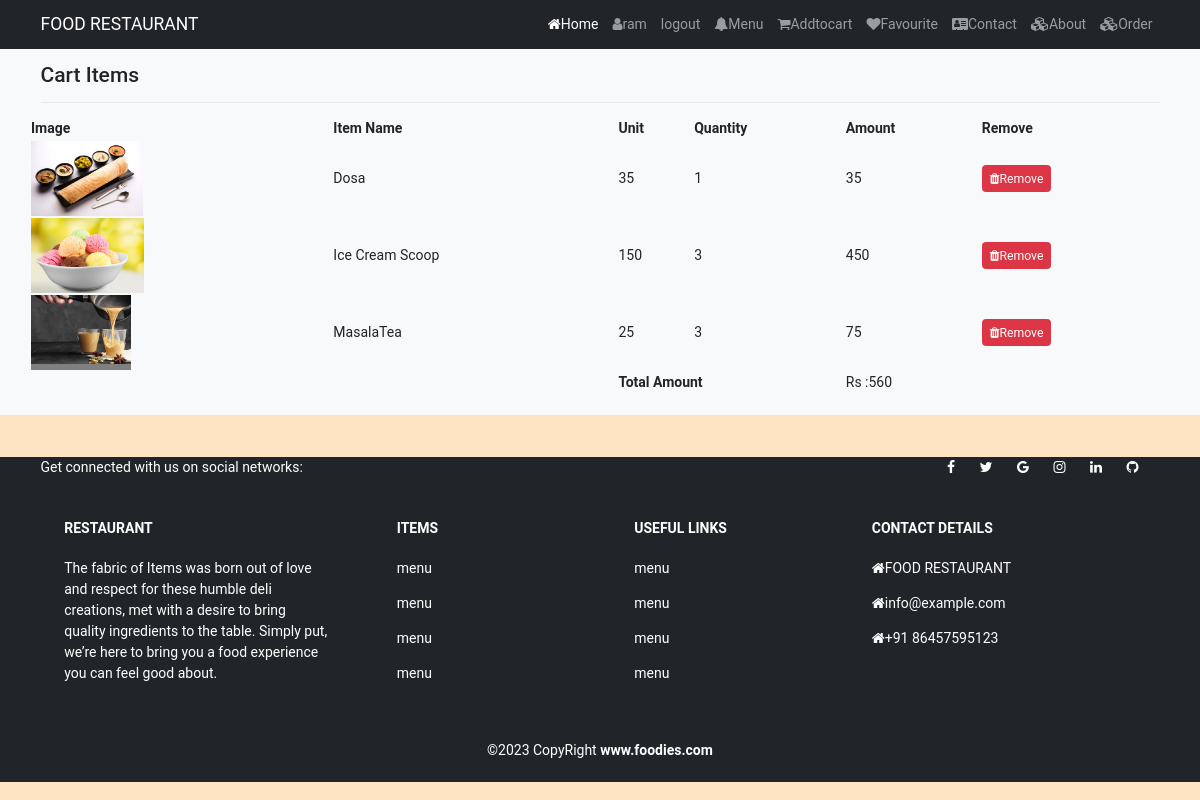
/cart (signed in), run on the app's committed database.
### Restaurant/models.py (models this page shows, shortened)
class Cart(models.Model):
    User=models.ForeignKey(User,on_delete=models.CASCADE)
    list=models.ForeignKey(list,on_delete=models.CASCADE)
    list_qty=models.IntegerField(null=False,blank=False)
    created_at=models.DateTimeField(auto_now_add=True)
    @property
    def total_cost(self):
        return self.list_qty*self.list.price

class list(models.Model):
    Menu=models.ForeignKey(menu,on_delete=models.CASCADE)
    name=models.CharField(max_length=150,null=False,blank=False)
    list_image=models.ImageField(upload_to=getfilename,null=True,blank=True)
    price=models.FloatField(null=False,blank=False)
    quantity=models.IntegerField(null=False,blank=False)
    status=models.BooleanField(default=False,help_text="0-show0,1-hidden")
    trending=models.BooleanField(default=False,help_text="0-default,1-trending")
    created_at=models.DateTimeField(auto_now_add=True)

### Restaurant/views.py (the view)
# urls.py: path('cart',views.cart_page,name='cart'),
def cart_page(request):
    if request.user.is_authenticated:
        cart=Cart.objects.filter(User=request.user)
        return render(request,"shop/cart.html",{"cart":cart})
    else:
        return redirect('/')

### Restaurant/templates/shop/cart.html (shortened to what this page needs)
{% extends 'shop/layouts/main.html'%}
{%block content%}
<section class="bg-light py-4 my-5">
    <div class="container">
        <div class="row">
            <div class="col-12">
                <h4>Cart Items</h4>
                <hr style="border-color:#b8bfc2;">
            </div>
            <table class="">
                <tr>
                    <th>Image</th>
                    <th>Item Name</th>
                    <th>Unit</th>
                    <th>Quantity</th>
                    <th>Amount</th>
                    <th>Remove</th>
                </tr>
                {% for item in cart %}
                <tr>
                    <td><img src="{{item.list.list_image.url}}" height="75px" alt="{{item.list.name}}"></td>
                    <td>{{item.list.name}}</td>
                    <td>{{item.list.price | stringformat:'d'}}</td>
                    <td>{{item.list_qty}}</td>
                    <td class="amt">{{item.total_cost | stringformat:'d'}}</td>
                    <td><a href="{% url 'removetocart' item.id %}" onclick="return confirm('Are You Sure? to Remove')"
                            class="btn btn-danger btn-sm"><i class="fa fa-trash"></i>Remove</a></td>
                </tr>
                {% endfor %}
                <tr>
                    <td></td>
                    <td></td>
                    <td colspan="2"><b>Total Amount</b></td>
                    <td id="net">0</td>
                </tr>
            </table>
        </div>
    </div>
</section>
{%endblock content%}

### Restaurant/templates/shop/layouts/main.html (shortened to what this page needs)
{% load static %}
<!DOCTYPE html>
<html lang="en">
<head>
    <link href="https://cdn.jsdelivr.net/npm/bootstrap@5.2.3/dist/css/bootstrap.min.css" rel="stylesheet"
>
    <link rel="stylesheet" href="https://cdnjs.cloudflare.com/ajax/libs/font-awesome/4.7.0/css/font-awesome.min.css">
    <link rel="stylesheet" href="{% static 'css/style.css'%}">
</head>
<body>
    {%include 'shop/inc/navbar.html'%}
    {%block content%}
    {%endblock content%}
    {% include 'shop/inc/footer.html'%}
</body>
</html>

### Restaurant/templates/shop/inc/navbar.html (shortened to what this page needs)
<nav class="navbar navbar-expand-lg navbar-dark bg-dark fixed-top">
    <div class="container">
        <a class="navbar-brand" href="{% url 'home' %}">FOOD RESTAURANT</a>
        <div class="collapse navbar-collapse" id="navbarNavAltMarkup">
            <div class="navbar-nav ms-auto">
                <a class="nav-link active" aria-current="page" href="{% url 'home' %}">
                    <i class="fa fa-home"></i>Home</a>
                {% if request.user.is_authenticated %}
                <a class="nav-link" aria-current="page" href="#"><i class="fa fa-user"></i>{{request.user}}</a>
                <a class="nav-link" aria-current="page" href="{% url 'logout' %}">logout</a>
                {% else %}
                <a class="nav-link" href="{% url 'register' %}"><i class="fa fa-user"></i>Register</a>
                <a class="nav-link" href="{% url 'login' %}"><i class="fa fa-sign-in"></i>login</a>
                {% endif %}
                <a class="nav-link" href="{% url 'menu' %}"><i class="fa fa-bell"></i>Menu</a>
                <a class="nav-link" href="{% url 'cart' %}"><i class="fa fa-shopping-cart"></i>Addtocart</a>
                <a class="nav-link" href="{% url 'fav' %}"><i class="fa fa-heart"></i>Favourite</a>
                <a class="nav-link" href="{% url 'contacts' %}"><i class="fa fa-address-card"></i>Contact</a>
                <a class="nav-link" href="{% url 'about' %}"><i class="fa fa-cubes"></i>About</a>
                <a class="nav-link" href="{% url 'order' %}"><i class="fa fa-cubes"></i>Order</a>
            </div>
        </div>
    </div>
</nav>

### Restaurant/templates/shop/inc/footer.html (shortened to what this page needs)
<footer class="text-center text-lg-start bg-dark text-white">
    <section class="container d-flex justify-content-center justify-content-lg-between">
        <div class="me-5 d-none d-lg-block">
            <span>Get connected with us on social networks:</span>
        </div>
        <div>
            <a href="" class="me-4 text-reset"><i class="fa fa-facebook"></i></a>
            <a href="" class="me-4 text-reset"><i class="fa fa-twitter"></i></a>
            <a href="" class="me-4 text-reset"><i class="fa fa-google"></i></a>
            <a href="" class="me-4 text-reset"><i class="fa fa-instagram"></i></a>
            <a href="" class="me-4 text-reset"><i class="fa fa-linkedin"></i></a>
            <a href="" class="me-4 text-reset"><i class="fa fa-github"></i></a>
        </div>
    </section>
    <section class="">
        <div class="container text-center text-md-start mt-5">
            <div class="row mt-3">
                <div class="col-md-3 col-lg-4 col-xl-3 mx-auto mb-4">
                    <h6 class="text-uppercase fw-bold mb-4">RESTAURANT</h6>
                    <p>
                        The fabric of Items was born out of love and respect for these humble deli creations, met with
                        a desire to bring quality ingredients to the table. Simply put, we’re here to bring you a
                        food experience you can feel good about.
                    </p>
                </div>
                <div class="col-md-2 col-lg-2 col-xl-2 mx-auto mb-4">
                    <h6 class="text-uppercase fw-bold mb-4">Items</h6>
                    <p><a href="#!" class="text-reset">menu</a></p>
                    <p><a href="#!" class="text-reset">menu</a></p>
                    <p><a href="#!" class="text-reset">menu</a></p>
                    <p><a href="#!" class="text-reset">menu</a></p>
                </div>
                <div class="col-md-3 col-lg-2 col-xl-2 mx-auto mb-4">
                    <h6 class="text-uppercase fw-bold mb-4">Useful links</h6>
                    <p><a href="#!" class="text-reset">menu</a></p>
                    <p><a href="#!" class="text-reset">menu</a></p>
                    <p><a href="#!" class="text-reset">menu</a></p>
                    <p><a href="#!" class="text-reset">menu</a></p>
                </div>
                <div class="col-md-4 col-lg-3 col-xl-3 mx-auto mb-md-0 mb-4">
                    <h6 class="text-uppercase fw-bold mb-4">Contact Details</h6>
                    <p><i class="fa fa-home"></i>FOOD RESTAURANT</p>
                    <p><i class="fa fa-home"></i>info@example.com</p>
                    <p><i class="fa fa-home"></i>+91 86457595123</p>
                </div>
            </div>
        </div>
    </section>
    <div class="text-center p-4">
        &copy;2023 CopyRight <a class="text-reset fw-bold" href="http://www.foodies.com">www.foodies.com</a>
    </div>
</footer>

### static/css/style.css (style rules this page uses)
html { font-size: 14px; }
body { font-family: 'Roboto', sans-serif; background-color: bisque; }
a { text-decoration: none; }

### data on the page
Cart: list.list_image (picture), list.name "Dosa", list.price "35", list_qty "1", total_cost "35"
Cart: list.list_image (picture), list.name "Ice Cream Scoop", list.price "150", list_qty "3", total_cost "450"
Cart: list.list_image (picture), list.name "MasalaTea", list.price "25", list_qty "3", total_cost "75"

### other printed values
{{ request.user }} "ram"
